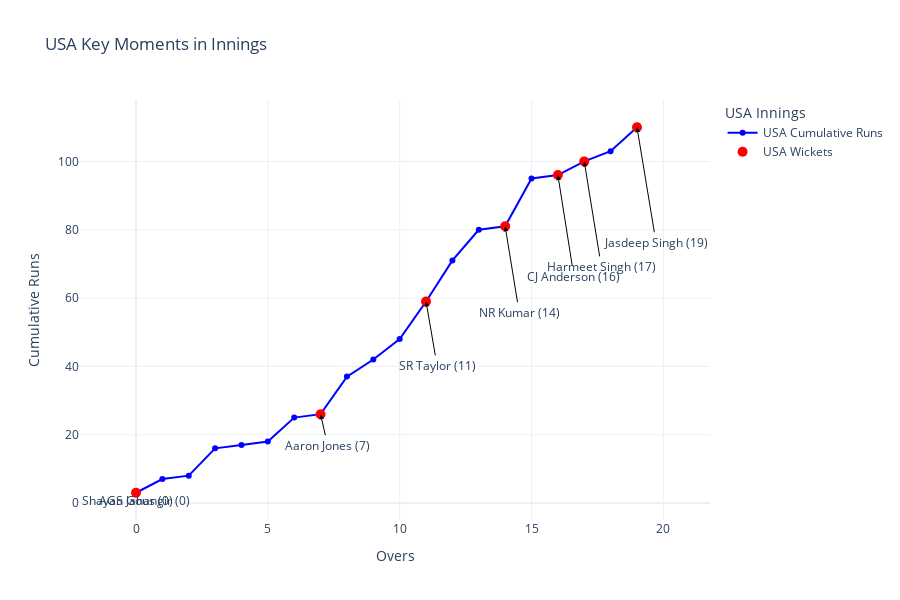

Write notebook code for a chart like this one.
### Code cell
# cumulative runs for both teams over the overs
india_cumulative_runs = data[data['team'] == 'India'].groupby('over')['runs_total'].sum().cumsum()
usa_cumulative_runs = data[data['team'] == 'United States of America'].groupby('over')['runs_total'].sum().cumsum()

# extract key moments where wickets fell or significant runs were scored
india_key_moments = data[(data['team'] == 'India') & data['wickets_0_player_out'].notna()]
usa_key_moments = data[(data['team'] == 'United States of America') & data['wickets_0_player_out'].notna()]

# significant runs scored by India
india_significant_runs = data[(data['team'] == 'India') & (data['runs_total'] >= 4)]

# significant runs scored by USA
usa_significant_runs = data[(data['team'] == 'United States of America') & (data['runs_total'] >= 4)]

usa_wickets_fall = data[(data['team'] == 'United States of America') & data['wickets_0_player_out'].notna()].groupby('over').size().cumsum()

fig = go.Figure()

fig.add_trace(go.Scatter(
    x=usa_cumulative_runs.index,
    y=usa_cumulative_runs.values,
    mode='lines+markers',
    name='USA Cumulative Runs',
    line=dict(color='blue')
))

fig.add_trace(go.Scatter(
    x=usa_wickets_fall.index,
    y=usa_cumulative_runs.loc[usa_wickets_fall.index],
    mode='markers',
    name='USA Wickets',
    marker=dict(color='red', size=10)
))

# Add annotations for key moments
for _, row in usa_key_moments.iterrows():
    fig.add_annotation(
        x=row['over'],
        y=usa_cumulative_runs.loc[row['over']],
        text=f"{row['batter']} ({row['over']})",
        showarrow=True,
        arrowhead=2,
        ax=row['over'],
        ay=usa_cumulative_runs.loc[row['over']] + 5,
        arrowcolor='black'
    )

fig.update_layout(
    title='USA Key Moments in Innings',
    xaxis_title='Overs',
    yaxis_title='Cumulative Runs',
    template='plotly_white',
    legend_title='USA Innings',
    autosize=False,
    width=900,
    height=600
)

fig.show()

### Figure 1 — Plotly figure (JSON) as saved in the notebook; plotly's stock layout.template omitted (floating-point values rounded to 4 significant figures)
{"data": [{"line": {"color": "blue"}, "mode": "lines+markers", "name": "USA Cumulative Runs", "type": "scatter", "x": [0, 1, 2, 3, 4, 5, 6, 7, 8, 9, 10, 11, 12, 13, 14, 15, 16, 17, 18, 19], "y": [3, 7, 8, 16, 17, 18, 25, 26, 37, 42, 48, 59, 71, 80, 81, 95, 96, 100, 103, 110]}, {"marker": {"color": "red", "size": 10}, "mode": "markers", "name": "USA Wickets", "type": "scatter", "x": [0, 7, 11, 14, 16, 17, 19], "y": [3, 26, 59, 81, 96, 100, 110]}], "layout": {"annotations": [{"arrowcolor": "black", "arrowhead": 2, "ax": 0, "ay": 8, "showarrow": true, "text": "Shayan Jahangir (0)", "x": 0, "y": 3}, {"arrowcolor": "black", "arrowhead": 2, "ax": 0, "ay": 8, "showarrow": true, "text": "AGS Gous (0)", "x": 0, "y": 3}, {"arrowcolor": "black", "arrowhead": 2, "ax": 7, "ay": 31, "showarrow": true, "text": "Aaron Jones (7)", "x": 7, "y": 26}, {"arrowcolor": "black", "arrowhead": 2, "ax": 11, "ay": 64, "showarrow": true, "text": "SR Taylor (11)", "x": 11, "y": 59}, {"arrowcolor": "black", "arrowhead": 2, "ax": 14, "ay": 86, "showarrow": true, "text": "NR Kumar (14)", "x": 14, "y": 81}, {"arrowcolor": "black", "arrowhead": 2, "ax": 16, "ay": 101, "showarrow": true, "text": "CJ Anderson (16)", "x": 16, "y": 96}, {"arrowcolor": "black", "arrowhead": 2, "ax": 17, "ay": 105, "showarrow": true, "text": "Harmeet Singh (17)", "x": 17, "y": 100}, {"arrowcolor": "black", "arrowhead": 2, "ax": 19, "ay": 115, "showarrow": true, "text": "Jasdeep Singh (19)", "x": 19, "y": 110}], "autosize": false, "height": 600, "legend": {"title": {"text": "USA Innings"}}, "title": {"text": "USA Key Moments in Innings"}, "width": 900, "xaxis": {"title": {"text": "Overs"}}, "yaxis": {"title": {"text": "Cumulative Runs"}}}}
